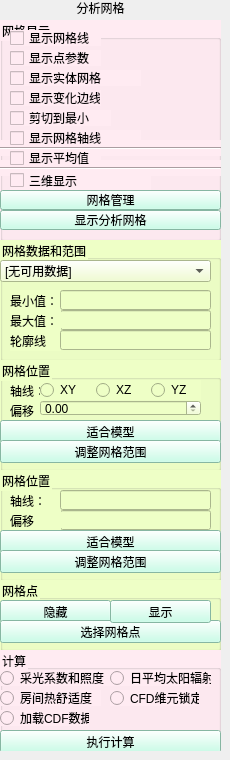
    <widget class="QWidget" name="tab_17">
     <attribute name="icon">
      <iconset resource="RMMV.qrc">
       <normaloff>:/E3/Resources/fiwg.jpg</normaloff>:/E3/Resources/fiwg.jpg</iconset>
     </attribute>
     <attribute name="title">
      <string/>
     </attribute>
     <widget class="QLabel" name="label_23">
      <property name="geometry">
       <rect>
        <x>40</x>
        <y>0</y>
        <width>121</width>
        <height>16</height>
       </rect>
      </property>
      <property name="styleSheet">
       <string notr="true">font: 12pt &quot;Agency FB&quot;;</string>
      </property>
      <property name="text">
       <string>分析网格</string>
      </property>
      <property name="textFormat">
       <enum>Qt::AutoText</enum>
      </property>
      <property name="alignment">
       <set>Qt::AlignCenter</set>
      </property>
     </widget>
     <widget class="QGroupBox" name="groupBox_7">
      <property name="geometry">
       <rect>
        <x>0</x>
        <y>20</y>
        <width>221</width>
        <height>221</height>
       </rect>
      </property>
      <property name="styleSheet">
       <string notr="true">background-color: rgb(255, 235, 242);</string>
      </property>
      <property name="title">
       <string>网格显示</string>
      </property>
      <widget class="QCheckBox" name="checkBox_15">
       <property name="geometry">
        <rect>
         <x>10</x>
         <y>10</y>
         <width>91</width>
         <height>16</height>
        </rect>
       </property>
       <property name="text">
        <string>显示网格线</string>
       </property>
      </widget>
      <widget class="QCheckBox" name="checkBox_16">
       <property name="geometry">
        <rect>
         <x>10</x>
         <y>30</y>
         <width>91</width>
         <height>16</height>
        </rect>
       </property>
       <property name="text">
        <string>显示点参数</string>
       </property>
      </widget>
      <widget class="QCheckBox" name="checkBox_17">
       <property name="geometry">
        <rect>
         <x>10</x>
         <y>50</y>
         <width>131</width>
         <height>16</height>
        </rect>
       </property>
       <property name="text">
        <string>显示实体网格</string>
       </property>
      </widget>
      <widget class="QCheckBox" name="checkBox_18">
       <property name="geometry">
        <rect>
         <x>10</x>
         <y>70</y>
         <width>91</width>
         <height>16</height>
        </rect>
       </property>
       <property name="text">
        <string>显示变化边线</string>
       </property>
      </widget>
      <widget class="QCheckBox" name="checkBox_19">
       <property name="geometry">
        <rect>
         <x>10</x>
         <y>90</y>
         <width>101</width>
         <height>16</height>
        </rect>
       </property>
       <property name="text">
        <string>剪切到最小</string>
       </property>
      </widget>
      <widget class="Line" name="line_4">
       <property name="geometry">
        <rect>
         <x>0</x>
         <y>120</y>
         <width>221</width>
         <height>16</height>
        </rect>
       </property>
       <property name="orientation">
        <enum>Qt::Horizontal</enum>
       </property>
      </widget>
      <widget class="Line" name="line_5">
       <property name="geometry">
        <rect>
         <x>0</x>
         <y>140</y>
         <width>221</width>
         <height>16</height>
        </rect>
       </property>
       <property name="orientation">
        <enum>Qt::Horizontal</enum>
       </property>
      </widget>
      <widget class="QCheckBox" name="checkBox_20">
       <property name="geometry">
        <rect>
         <x>10</x>
         <y>130</y>
         <width>91</width>
         <height>16</height>
        </rect>
       </property>
       <property name="text">
        <string>显示平均值</string>
       </property>
      </widget>
      <widget class="QCheckBox" name="checkBox_21">
       <property name="geometry">
        <rect>
         <x>10</x>
         <y>150</y>
         <width>141</width>
         <height>21</height>
        </rect>
       </property>
       <property name="text">
        <string>三维显示</string>
       </property>
      </widget>
      <widget class="QCheckBox" name="checkBox_29">
       <property name="geometry">
        <rect>
         <x>10</x>
         <y>110</y>
         <width>131</width>
         <height>16</height>
        </rect>
       </property>
       <property name="text">
        <string>显示网格轴线</string>
       </property>
      </widget>
      <widget class="QPushButton" name="pushButton_gridEnable">
       <property name="geometry">
        <rect>
         <x>0</x>
         <y>190</y>
         <width>221</width>
         <height>20</height>
        </rect>
       </property>
       <property name="styleSheet">
        <string notr="true">background-color: rgb(187, 255, 227);</string>
       </property>
       <property name="text">
        <string>显示分析网格</string>
       </property>
      </widget>
      <widget class="QPushButton" name="pushButton_gridManage">
       <property name="geometry">
        <rect>
         <x>0</x>
         <y>170</y>
         <width>221</width>
         <height>20</height>
        </rect>
       </property>
       <property name="styleSheet">
        <string notr="true">background-color: rgb(187, 255, 227);</string>
       </property>
       <property name="text">
        <string>网格管理</string>
       </property>
      </widget>
     </widget>
     <widget class="QGroupBox" name="groupBox_8">
      <property name="geometry">
       <rect>
        <x>0</x>
        <y>240</y>
        <width>221</width>
        <height>121</height>
       </rect>
      </property>
      <property name="styleSheet">
       <string notr="true">background-color: rgb(238, 255, 198);</string>
      </property>
      <property name="title">
       <string>网格数据和范围</string>
      </property>
      <widget class="QComboBox" name="comboBox_4">
       <property name="geometry">
        <rect>
         <x>0</x>
         <y>20</y>
         <width>211</width>
         <height>22</height>
        </rect>
       </property>
       <item>
        <property name="text">
         <string>[无可用数据]</string>
        </property>
       </item>
      </widget>
      <widget class="QLabel" name="label_24">
       <property name="geometry">
        <rect>
         <x>10</x>
         <y>50</y>
         <width>51</width>
         <height>21</height>
        </rect>
       </property>
       <property name="text">
        <string>最小值：</string>
       </property>
      </widget>
      <widget class="QLineEdit" name="lineEdit_15">
       <property name="geometry">
        <rect>
         <x>60</x>
         <y>50</y>
         <width>151</width>
         <height>20</height>
        </rect>
       </property>
      </widget>
      <widget class="QLineEdit" name="lineEdit_16">
       <property name="geometry">
        <rect>
         <x>60</x>
         <y>70</y>
         <width>151</width>
         <height>20</height>
        </rect>
       </property>
      </widget>
      <widget class="QLabel" name="label_27">
       <property name="geometry">
        <rect>
         <x>10</x>
         <y>70</y>
         <width>51</width>
         <height>21</height>
        </rect>
       </property>
       <property name="text">
        <string>最大值：</string>
       </property>
      </widget>
      <widget class="QLabel" name="label_28">
       <property name="geometry">
        <rect>
         <x>10</x>
         <y>90</y>
         <width>51</width>
         <height>21</height>
        </rect>
       </property>
       <property name="text">
        <string>轮廓线</string>
       </property>
      </widget>
      <widget class="QLineEdit" name="lineEdit_17">
       <property name="geometry">
        <rect>
         <x>60</x>
         <y>90</y>
         <width>151</width>
         <height>20</height>
        </rect>
       </property>
      </widget>
     </widget>
     <widget class="QGroupBox" name="groupBox_9">
      <property name="geometry">
       <rect>
        <x>0</x>
        <y>360</y>
        <width>221</width>
        <height>111</height>
       </rect>
      </property>
      <property name="styleSheet">
       <string notr="true">background-color: rgb(238, 255, 198);</string>
      </property>
      <property name="title">
       <string>网格位置</string>
      </property>
      <widget class="QLabel" name="label_29">
       <property name="geometry">
        <rect>
         <x>10</x>
         <y>20</y>
         <width>51</width>
         <height>21</height>
        </rect>
       </property>
       <property name="text">
        <string>轴线：</string>
       </property>
      </widget>
      <widget class="QLabel" name="label_30">
       <property name="geometry">
        <rect>
         <x>10</x>
         <y>40</y>
         <width>51</width>
         <height>21</height>
        </rect>
       </property>
       <property name="text">
        <string>偏移</string>
       </property>
      </widget>
      <widget class="QPushButton" name="pushButton_showgrid">
       <property name="geometry">
        <rect>
         <x>0</x>
         <y>60</y>
         <width>221</width>
         <height>23</height>
        </rect>
       </property>
       <property name="styleSheet">
        <string notr="true">background-color: rgb(187, 255, 227);</string>
       </property>
       <property name="text">
        <string>适合模型</string>
       </property>
      </widget>
      <widget class="QPushButton" name="pushButton_9">
       <property name="geometry">
        <rect>
         <x>0</x>
         <y>80</y>
         <width>221</width>
         <height>23</height>
        </rect>
       </property>
       <property name="styleSheet">
        <string notr="true">background-color: rgb(187, 255, 227);</string>
       </property>
       <property name="text">
        <string>调整网格范围</string>
       </property>
      </widget>
      <widget class="QWidget" name="layoutWidget_2">
       <property name="geometry">
        <rect>
         <x>40</x>
         <y>20</y>
         <width>161</width>
         <height>20</height>
        </rect>
       </property>
       <layout class="QHBoxLayout" name="horizontalLayout_2">
        <item>
         <widget class="QRadioButton" name="radioButton_grid_xy">
          <property name="text">
           <string>XY</string>
          </property>
         </widget>
        </item>
        <item>
         <widget class="QRadioButton" name="radioButton_grid_xz">
          <property name="text">
           <string>XZ</string>
          </property>
         </widget>
        </item>
        <item>
         <widget class="QRadioButton" name="radioButton_grid_yz">
          <property name="text">
           <string>YZ</string>
          </property>
         </widget>
        </item>
       </layout>
      </widget>
      <widget class="QDoubleSpinBox" name="doubleSpinBox_tran_xyz">
       <property name="geometry">
        <rect>
         <x>40</x>
         <y>40</y>
         <width>161</width>
         <height>16</height>
        </rect>
       </property>
      </widget>
     </widget>
     <widget class="QGroupBox" name="groupBox_10">
      <property name="geometry">
       <rect>
        <x>0</x>
        <y>470</y>
        <width>221</width>
        <height>111</height>
       </rect>
      </property>
      <property name="styleSheet">
       <string notr="true">background-color: rgb(238, 255, 198);</string>
      </property>
      <property name="title">
       <string>网格位置</string>
      </property>
      <widget class="QLabel" name="label_31">
       <property name="geometry">
        <rect>
         <x>10</x>
         <y>20</y>
         <width>51</width>
         <height>21</height>
        </rect>
       </property>
       <property name="text">
        <string>轴线：</string>
       </property>
      </widget>
      <widget class="QLineEdit" name="lineEdit_20">
       <property name="geometry">
        <rect>
         <x>60</x>
         <y>20</y>
         <width>151</width>
         <height>20</height>
        </rect>
       </property>
      </widget>
      <widget class="QLineEdit" name="lineEdit_21">
       <property name="geometry">
        <rect>
         <x>60</x>
         <y>40</y>
         <width>151</width>
         <height>20</height>
        </rect>
       </property>
      </widget>
      <widget class="QLabel" name="label_32">
       <property name="geometry">
        <rect>
         <x>10</x>
         <y>40</y>
         <width>51</width>
         <height>21</height>
        </rect>
       </property>
       <property name="text">
        <string>偏移</string>
       </property>
      </widget>
      <widget class="QPushButton" name="pushButton_10">
       <property name="geometry">
        <rect>
         <x>0</x>
         <y>60</y>
         <width>221</width>
         <height>23</height>
        </rect>
       </property>
       <property name="styleSheet">
        <string notr="true">background-color: rgb(187, 255, 227);</string>
       </property>
       <property name="text">
        <string>适合模型</string>
       </property>
      </widget>
      <widget class="QPushButton" name="pushButton_11">
       <property name="geometry">
        <rect>
         <x>0</x>
         <y>80</y>
         <width>221</width>
         <height>23</height>
        </rect>
       </property>
       <property name="styleSheet">
        <string notr="true">background-color: rgb(187, 255, 227);</string>
       </property>
       <property name="text">
        <string>调整网格范围</string>
       </property>
      </widget>
     </widget>
     <widget class="QGroupBox" name="groupBox_11">
      <property name="geometry">
       <rect>
        <x>0</x>
        <y>580</y>
        <width>221</width>
        <height>71</height>
       </rect>
      </property>
      <property name="styleSheet">
       <string notr="true">background-color: rgb(238, 255, 198);</string>
      </property>
      <property name="title">
       <string>网格点</string>
      </property>
      <widget class="QPushButton" name="pushButton_12">
       <property name="geometry">
        <rect>
         <x>0</x>
         <y>20</y>
         <width>111</width>
         <height>23</height>
        </rect>
       </property>
       <property name="styleSheet">
        <string notr="true">background-color: rgb(187, 255, 227);</string>
       </property>
       <property name="text">
        <string>隐藏</string>
       </property>
      </widget>
      <widget class="QPushButton" name="pushButton_13">
       <property name="geometry">
        <rect>
         <x>0</x>
         <y>40</y>
         <width>221</width>
         <height>23</height>
        </rect>
       </property>
       <property name="styleSheet">
        <string notr="true">background-color: rgb(187, 255, 227);</string>
       </property>
       <property name="text">
        <string>选择网格点</string>
       </property>
      </widget>
      <widget class="QPushButton" name="pushButton_14">
       <property name="geometry">
        <rect>
         <x>110</x>
         <y>20</y>
         <width>101</width>
         <height>23</height>
        </rect>
       </property>
       <property name="styleSheet">
        <string notr="true">background-color: rgb(187, 255, 227);</string>
       </property>
       <property name="text">
        <string>显示</string>
       </property>
      </widget>
     </widget>
     <widget class="QGroupBox" name="groupBox_12">
      <property name="geometry">
       <rect>
        <x>0</x>
        <y>650</y>
        <width>221</width>
        <height>101</height>
       </rect>
      </property>
      <property name="styleSheet">
       <string notr="true">background-color: rgb(255, 235, 242);</string>
      </property>
      <property name="title">
       <string>计算</string>
      </property>
      <widget class="QRadioButton" name="radioButton">
       <property name="geometry">
        <rect>
         <x>0</x>
         <y>20</y>
         <width>111</width>
         <height>16</height>
        </rect>
       </property>
       <property name="text">
        <string>采光系数和照度</string>
       </property>
      </widget>
      <widget class="QRadioButton" name="radioButton_2">
       <property name="geometry">
        <rect>
         <x>110</x>
         <y>20</y>
         <width>101</width>
         <height>16</height>
        </rect>
       </property>
       <property name="text">
        <string>日平均太阳辐射</string>
       </property>
      </widget>
      <widget class="QRadioButton" name="radioButton_3">
       <property name="geometry">
        <rect>
         <x>0</x>
         <y>40</y>
         <width>101</width>
         <height>16</height>
        </rect>
       </property>
       <property name="text">
        <string>房间热舒适度</string>
       </property>
      </widget>
      <widget class="QRadioButton" name="radioButton_4">
       <property name="geometry">
        <rect>
         <x>110</x>
         <y>40</y>
         <width>89</width>
         <height>16</height>
        </rect>
       </property>
       <property name="text">
        <string>CFD维元锁定</string>
       </property>
      </widget>
      <widget class="QRadioButton" name="radioButton_5">
       <property name="geometry">
        <rect>
         <x>0</x>
         <y>60</y>
         <width>89</width>
         <height>16</height>
        </rect>
       </property>
       <property name="text">
        <string>加载CDF数据</string>
       </property>
      </widget>
      <widget class="QPushButton" name="pushButton_15">
       <property name="geometry">
        <rect>
         <x>0</x>
         <y>80</y>
         <width>221</width>
         <height>23</height>
        </rect>
       </property>
       <property name="styleSheet">
        <string notr="true">background-color: rgb(187, 255, 227);</string>
       </property>
       <property name="text">
        <string>执行计算</string>
       </property>
      </widget>
     </widget>
    </widget>
